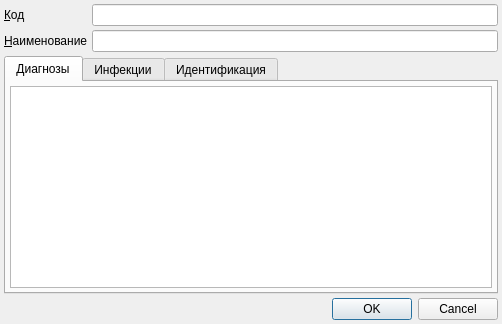
<?xml version="1.0" encoding="UTF-8"?>
<ui version="4.0">
 <class>RBHurtTypeEditor</class>
 <widget class="QDialog" name="RBHurtTypeEditor">
  <property name="geometry">
   <rect>
    <x>0</x>
    <y>0</y>
    <width>502</width>
    <height>324</height>
   </rect>
  </property>
  <property name="windowTitle">
   <string>ChangeMe!</string>
  </property>
  <property name="sizeGripEnabled">
   <bool>false</bool>
  </property>
  <layout class="QGridLayout" name="gridLayout">
   <property name="margin">
    <number>4</number>
   </property>
   <property name="spacing">
    <number>4</number>
   </property>
   <item row="0" column="0">
    <widget class="QLabel" name="lblCode">
     <property name="text">
      <string>&amp;Код</string>
     </property>
     <property name="buddy">
      <cstring>edtCode</cstring>
     </property>
    </widget>
   </item>
   <item row="0" column="1">
    <widget class="QLineEdit" name="edtCode"/>
   </item>
   <item row="1" column="0">
    <widget class="QLabel" name="lblName">
     <property name="text">
      <string>&amp;Наименование</string>
     </property>
     <property name="buddy">
      <cstring>edtName</cstring>
     </property>
    </widget>
   </item>
   <item row="1" column="1">
    <widget class="QLineEdit" name="edtName"/>
   </item>
   <item row="2" column="0" colspan="2">
    <widget class="QTabWidget" name="tabWidget">
     <property name="currentIndex">
      <number>0</number>
     </property>
     <widget class="QWidget" name="tabDiagnosis">
      <attribute name="title">
       <string>Диагнозы</string>
      </attribute>
      <layout class="QGridLayout" name="gridLayout_2">
       <property name="margin">
        <number>4</number>
       </property>
       <property name="spacing">
        <number>4</number>
       </property>
       <item row="0" column="0">
        <widget class="CInDocTableView" name="tblDiagnosis"/>
       </item>
      </layout>
     </widget>
     <widget class="QWidget" name="tabInfections">
      <attribute name="title">
       <string>Инфекции</string>
      </attribute>
      <layout class="QGridLayout" name="gridLayout_3">
       <property name="margin">
        <number>4</number>
       </property>
       <property name="spacing">
        <number>4</number>
       </property>
       <item row="0" column="0">
        <widget class="CInDocTableView" name="tblInfections"/>
       </item>
      </layout>
     </widget>
     <widget class="QWidget" name="tabIdentification">
      <attribute name="title">
       <string>Идентификация</string>
      </attribute>
      <layout class="QGridLayout" name="gridLayout_4">
       <property name="margin">
        <number>4</number>
       </property>
       <property name="spacing">
        <number>4</number>
       </property>
       <item row="0" column="0">
        <widget class="CInDocTableView" name="tblIdentification"/>
       </item>
      </layout>
     </widget>
    </widget>
   </item>
   <item row="3" column="0" colspan="2">
    <widget class="QDialogButtonBox" name="buttonBox">
     <property name="standardButtons">
      <set>QDialogButtonBox::Cancel|QDialogButtonBox::Ok</set>
     </property>
    </widget>
   </item>
  </layout>
 </widget>
 <customwidgets>
  <customwidget>
   <class>CInDocTableView</class>
   <extends>QTableView</extends>
   <header>library/InDocTable.h</header>
  </customwidget>
 </customwidgets>
 <tabstops>
  <tabstop>edtCode</tabstop>
  <tabstop>edtName</tabstop>
  <tabstop>tabWidget</tabstop>
  <tabstop>tblDiagnosis</tabstop>
  <tabstop>tblInfections</tabstop>
  <tabstop>tblIdentification</tabstop>
  <tabstop>buttonBox</tabstop>
 </tabstops>
 <resources/>
 <connections>
  <connection>
   <sender>buttonBox</sender>
   <signal>accepted()</signal>
   <receiver>RBHurtTypeEditor</receiver>
   <slot>accept()</slot>
   <hints>
    <hint type="sourcelabel">
     <x>144</x>
     <y>89</y>
    </hint>
    <hint type="destinationlabel">
     <x>144</x>
     <y>52</y>
    </hint>
   </hints>
  </connection>
  <connection>
   <sender>buttonBox</sender>
   <signal>rejected()</signal>
   <receiver>RBHurtTypeEditor</receiver>
   <slot>reject()</slot>
   <hints>
    <hint type="sourcelabel">
     <x>144</x>
     <y>89</y>
    </hint>
    <hint type="destinationlabel">
     <x>144</x>
     <y>52</y>
    </hint>
   </hints>
  </connection>
 </connections>
</ui>
